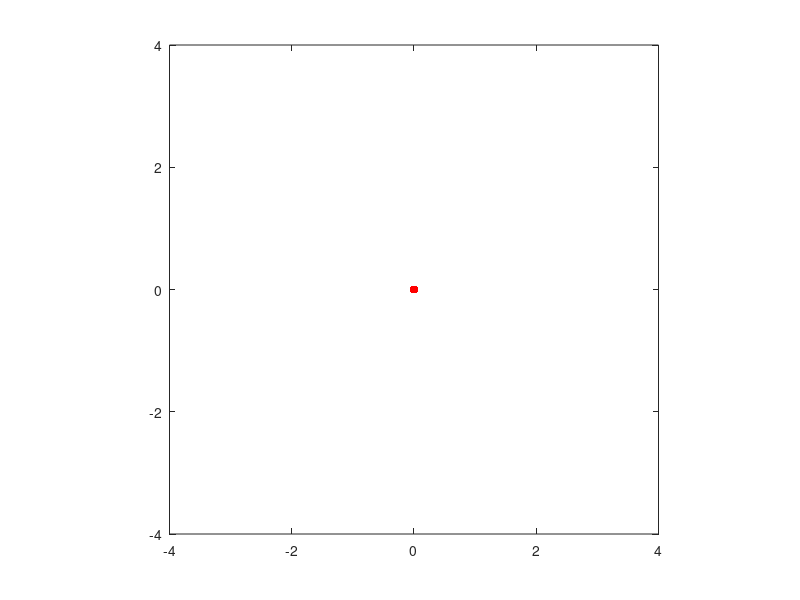

This chart was generated by the following MATLAB code: (Note: this script raises an error after producing the figure.)
% Define your matrix here.
%A = [ -1 1;-2 -1 ];
A = [0 1;0 0];

clf

% This tries to make sensible choices for the initial conditions, based on
% the stability
lam = eig(A);
tmax = 10;
numtheta = 20;
alpha = max(real(lam));
plot(0,0,'r.','markersize',18)

if abs(alpha) < 1e-12
    R = 0.25:.25:3.25;
    theta = 0.123 + zeros(size(R));
elseif alpha > 0
    theta = 0.123 + 2*pi*(0:15-1)/15;
    R = 1.5 + 0.4*sin(theta);
else 
    theta = 0.123 + 2*pi*(0:15-1)/15;
    R = 3.2 + 0.2*sin(theta);
end
    
% Plot the trajectories
hold on
axis([-4 4 -4 4]), axis square

colr = get(gca,'colororder');
t = linspace(-tmax,tmax,501);
x = zeros(2,length(t));
for i = 1:length(theta)
    x0 = R(i)*[ cos(theta(i)); sin(theta(i)) ];
    for k = 1:length(t)
        x(:,k) = expm(A*t(k))*x0;
    end
    arrow3(x(:,250)',x(:,251)','k',.5,1)
    plot(x(1,:),x(2,:),'linew',1,'color',colr(1,:))
end

% Pretty it up
title(['eigenvalues ',num2str(lam(1)),',',num2str(lam(2))])
xlabel('x_1')
ylabel('x_2')


function hn=arrow3(p1,p2,s,w,h,ip,alpha,beta)
% ARROW3 (R13)
%   ARROW3(P1,P2) draws lines from P1 to P2 with directional arrowheads.
%   P1 and P2 are either nx2 or nx3 matrices.  Each row of P1 is an
%   initial point, and each row of P2 is a terminal point.
%
%   ARROW3(P1,P2,S,W,H,IP,ALPHA,BETA) can be used to specify properties
%   of the line, initial point marker, and arrowhead.  S is a character
%   string made with one element from any or all of the following 3
%   columns:
%
%     Color Switches      LineStyle            LineWidth
%     ------------------  -------------------  --------------------
%     k  blacK (default)  -  solid (default)   0.5 points (default)
%     y  Yellow           :  dotted            0   no lines
%     m  Magenta          -. dashdot           /   LineWidthOrder
%     c  Cyan             -- dashed
%     r  Red              *  LineStyleOrder            _______ __  
%     g  Green                                       ^        |    
%     b  Blue                                       / \       |    
%     w  White                        Arrowhead    /   \   Height  
%     a  Asparagus                                /     \     |    
%     d  Dark gray                               /       \    |    
%     e  Evergreen                              /___   ___\ __|__  
%     f  Firebrick                             |    | |    |       
%     h  Hot pink                              |-- Width --|       
%     i  Indigo                                |    | |    |       
%     j  Jade                                       | |            
%     l  Light gray                                 | |            
%     n  Nutbrown                                   | |            
%     p  Pear                                       | |            
%     q  kumQuat                      Line       -->| |<--LineWidth
%     s  Sky blue                                   | |            
%     t  Tawny                                      | |            
%     u  bUrgundy                                   | |            
%     v  Violet                                     | |            
%     z  aZure                                      | |            
%     x  random                       Initial      /   \           
%     o  colorOrder                   Point    -->(     )<--IP     
%     |  magnitude                    Marker       \_ _/           
%
%     -------------------------------------------------------------
%                          Color Equivalencies
%     -------------------------------------------------------------
%     ColorOrder     Arrow3         |     Simulink       Arrow3
%     ----------     ----------     |     ----------     ----------
%     Color1         Blue           |     LightBlue      aZure
%     Color2         Evergreen      |     DarkGreen      Asparagus
%     Color3         Red            |     Orange         kumQuat
%     Color4         Sky blue       |     Gray           Light gray
%     Color5         Violet         |
%     Color6         Pear           |
%     Color7         Dark gray      |
%     -------------------------------------------------------------
%
%   The components of S may be specified in any order.  Invalid
%   characters in S will be ignored and replaced by default settings.
%
%   Prefixing the color code with '_' produces a darker shade, e.g.
%   '_t' is dark tawny; prefixing the color code with '^' produces a
%   lighter shade, e.g. '^q' is light kumquat.  The relative brightness
%   of light and dark color shades is controlled by the scalar parameter
%   BETA.  Color code prefixes do not affect black (k), white (w), or
%   the special color switches (xo|).
%
%   ColorOrder may be achieved in two fashions:  The user may either
%   set the ColorOrder property (using RGB triples) or define the
%   global variable ColorOrder (using a string of valid color codes).
%   If the color switch is specified with 'o', and the global variable
%   ColorOrder is a string of color codes (color switches less 'xo|',
%   optionally prefixed with '_' or '^'), then the ColorOrder property
%   will be set to the sequence of colors indicated by the ColorOrder
%   variable.  The color sequence 'bersvpd' matches the default
%   ColorOrder property.  If the color switch is specified with 'o', and
%   the global variable ColorOrder is empty or invalid, then the current
%   ColorOrder property will be used.  Note that the ColorOrder variable
%   takes precedence over the ColorOrder property.
%
%   The magnitude color switch is used to visualize vector magnitudes
%   in conjunction with a colorbar.  If the color switch is specified
%   with '|', colors are linearly interpolated from the current ColorMap
%   according to the length of the associated line.  This option sets
%   CLim to [MinM,MaxM], where MinM and MaxM are the minimum and maximum
%   magnitudes, respectively.
%
%   The current LineStyleOrder property will be used if LineStyle is
%   specified with '*'.  MATLAB cycles through the line styles defined
%   by the LineStyleOrder property only after using all colors defined
%   by the ColorOrder property.  If however, the global variable
%   LineWidthOrder is defined, and LineWidth is specified with '/',
%   then each line will be drawn with sequential color, linestyle, and
%   linewidth.
%
%   W (default = 1) is a vector of arrowhead widths; use W = 0 for no
%   arrowheads.  H (default = 3W) is a vector of arrowhead heights.  If
%   vector IP is neither empty nor negative, initial point markers will
%   be plotted with diameter IP; for default diameter W, use IP = 0.
%   The units of W, H and IP are 1/72 of the PlotBox diagonal.
%
%   ALPHA (default = 1) is a vector of FaceAlpha values ranging between
%   0 (clear) and 1 (opaque).  FaceAlpha is a surface (arrowhead and
%   initial point marker) property and does not affect lines.  FaceAlpha
%   is not supported for 2D rendering.
%
%   BETA (default = 0.4) is a scalar that controls the relative
%   brightness of light and dark color shades, ranging between 0 (no
%   contrast) and 1 (maximum contrast).
%
%   Plotting lines with a single color, linestyle, and linewidth is
%   faster than plotting lines with multiple colors and/or linestyles.
%   Plotting lines with multiple linewidths is slower still.  ARROW3
%   chooses renderers that produce the best screen images; exported
%   or printed plots may benefit from different choices.
%
%   ARROW3(P1,P2,S,W,H,'cone',...) will plot cones with bases centered
%   on P1 in the direction given by P2.  In this instance, P2 is
%   interpreted as a direction vector instead of a terminal point.
%   Neither initial point markers nor lines are plotted with the 'cone'
%   option.
%
%   HN = ARROW3(P1,P2,...) returns a vector of handles to line and
%   surface objects created by ARROW3.
%
%   ARROW3 COLORS will plot a table of named colors with default
%   brightness.  ARROW3('colors',BETA) will plot a table of named
%   colors with brightness BETA.
%
%   ARROW3 attempts to preserve the appearance of existing axes.  In
%   particular, ARROW3 will not change XYZLim, View, or CameraViewAngle.
%   ARROW3 does not, however, support stretch-to-fill scaling.  AXIS
%   NORMAL will restore the current axis box to full size and remove any
%   restrictions on the scaling of units, but will likely result in
%   distorted arrowheads and initial point markers.  See
%   (arrow3_messes_up_my_plots.html).
%
%   If a particular aspect ratio or variable limit is required, use
%   DASPECT, PBASPECT, AXIS, or XYZLIM commands before calling ARROW3.
%   Changing limits or aspect ratios after calling ARROW3 may alter the
%   appearance of arrowheads and initial point markers.  ARROW3 sets
%   XYZCLimMode to manual for all plots, sets DataAspectRatioMode to
%   manual for linear plots, and sets PlotBoxAspectRatioMode to manual
%   for log plots and 3D plots.  CameraViewAngleMode is also set to
%   manual for 3D plots.
%
%   ARROW3 UPDATE will restore the appearance of arrowheads and
%   initial point markers that have become corrupted by changes to
%   limits or aspect ratios.  ARROW3('update',SF) will redraw initial
%   point markers and arrowheads with scale factor SF.  If SF has one
%   element, SF scales W, H and IP.  If SF has two elements, SF(1)
%   scales W and IP, and SF(2) scales H.  If SF has three elements,
%   SF(1) scales W, SF(2) scales H, and SF(3) scales IP.  All sizes are
%   relative to the current PlotBox diagonal.
%
%   ARROW3 UPDATE COLORS will update the magnitude coloring of
%   arrowheads, initial point markers, and lines to conform to the
%   current ColorMap.
%
%   HN = ARROW3('update',...) returns a vector of handles to updated
%   objects.
%
%   EXAMPLES:
%
%     % 2D vectors
%     arrow3([0 0],[1 3])
%     arrow3([0 0],[1 2],'-.e')
%     arrow3([0 0],[10 10],'--x2',1)
%     arrow3(zeros(10,2),50*rand(10,2),'x',1,3)
%     arrow3(zeros(10,2),[10*rand(10,1),500*rand(10,1)],'u')
%     arrow3(10*rand(10,2),50*rand(10,2),'x',1,[],1)
%
%     % 3D vectors
%     arrow3([0 0 0],[1 1 1])
%     arrow3(zeros(20,3),50*rand(20,3),'--x1.5',2)
%     arrow3(zeros(100,3),50*rand(100,3),'x',1,3)
%     arrow3(zeros(10,3),[10*rand(10,1),500*rand(10,1),50*rand(10,1)],'a')
%     arrow3(10*rand(10,3),50*rand(10,3),'x',[],[],0)
%
%     % 3D animation
%     t=(0:pi/40:8*pi)'; u=cos(t); v=sin(t);
%     plot3(20*t,u,v)
%     axis([0,600,-1.5,1.5,-1.5,1.5])
%     grid on, view(35,25)
%     hold on
%     pbaspect([1.8,1.4,1])
%     arrow3(zeros(3),diag([500,1.5,1.5]),'l',0.7,[],0)
%     p=[20*t,u,v]; inc=4:1:length(t);
%     p2=p(inc,:); p1=p(inc-1,:);
%     hn=arrow3(p1(1,:),p2(1,:),'0_b',0.7);
%     for i=2:1:length(p1)
%       delete(hn)
%       hn=arrow3(p1(i,:),p2(i,:),'0_b',0.7);
%       pause(0.01)
%     end
%     hold off
%
%     % Cone plot
%     t=(pi/8:pi/8:2*pi)'; p1=[cos(t) sin(t) t]; p2=repmat([0 0 1],16,1);
%     arrow3(p1,p2,'x',2,4,'cone'), hold on
%     plot3(p1(:,1),p1(:,2),p1(:,3)), hold off
%     pause % change cone size
%     arrow3('update',[1,2])
%
%     % Just for fun
%     arrow3(zeros(100,3),50*rand(100,3),'x',8,4,[],0.95)
%     light('position',[-10 -10 -10],'style','local')
%     light('position',[60,60,60]), lighting gouraud
%
%     % ColorOrder variable, color code prefixes, and Beta
%     global ColorOrder, ColorOrder='^ui^e_hq^v';
%     theta=[0:pi/22:pi/2]';
%     arrow3(zeros(12,2),[cos(theta),sin(theta)],'1.5o',1.5,[],[],[],0.5)
%
%     % ColorOrder property, LineStyleOrder, and LineWidthOrder
%     global ColorOrder, ColorOrder=[];
%     set(gca,'ColorOrder',[1,0,0;0,0,1;0.25,0.75,0.25;0,0,0])
%     set(gca,'LineStyleOrder',{'-','--','-.',':'})
%     global LineWidthOrder, LineWidthOrder=[1,2,4,8];
%     w=[1,2,3,4]; h=[4,6,4,2];
%     arrow3(zeros(4,2),[10*rand(4,1),500*rand(4,1)],'o*/',w,h,0)
%
%     % Magnitude coloring
%     colormap spring
%     arrow3(20*randn(20,3),50*randn(20,3),'|',[],[],0)
%     set(gca,'color',0.7*[1,1,1])
%     set(gcf,'color',0.5*[1,1,1]), grid on, colorbar
%     pause % change the ColorMap and update colors
%     colormap hot
%     arrow3('update','colors')
%
%     % LogLog plot
%     set(gca,'xscale','log','yscale','log');
%     axis([1e2,1e8,1e-2,1e-1]); hold on
%     p1=repmat([1e3,2e-2],15,1);
%     q1=[1e7,1e6,1e5,1e4,1e3,1e7,1e7,1e7,1e7,1e7,1e7,1e6,1e5,1e4,1e3];
%     q2=1e-2*[9,9,9,9,9,7,5,4,3,2,1,1,1,1,1]; p2=[q1',q2'];
%     global ColorOrder, ColorOrder=[];
%     set(gca,'ColorOrder',rand(15,3))
%     arrow3(p1,p2,'o'), grid on, hold off
%
%     % SemiLogX plot
%     set(gca,'xscale','log','yscale','linear');
%     axis([1e2,1e8,1e-2,1e-1]); hold on
%     p1=repmat([1e3,0.05],15,1);
%     q1=[1e7,1e6,1e5,1e4,1e3,1e7,1e7,1e7,1e7,1e7,1e7,1e6,1e5,1e4,1e3];
%     q2=1e-2*[9,9,9,9,9,7,5,4,3,2,1,1,1,1,1]; p2=[q1',q2'];
%     arrow3(p1,p2,'x'), grid on, hold off
%
%     % SemiLogY plot
%     set(gca,'xscale','linear','yscale','log');
%     axis([2,8,1e-2,1e-1]); hold on
%     p1=repmat([3,2e-2],17,1);
%     q1=[7,6,5,4,3,7,7,7,7,7,7,7,7,6,5,4,3];
%     q2=1e-2*[9,9,9,9,9,8,7,6,5,4,3,2,1,1,1,1,1]; p2=[q1',q2'];
%     set(gca,'LineStyleOrder',{'-','--','-.',':'})
%     arrow3(p1,p2,'*',1,[],0), grid on, hold off
%
%     % Color tables
%     arrow3('colors')           % default color table
%     arrow3('colors',0.3)       % low contrast color table
%     arrow3('colors',0.5)       % high contrast color table
%
%     % Update initial point markers and arrowheads
%     % relative to the current PlotBox diagonal
%     arrow3('update')           % redraw same size
%     arrow3('update',2)         % redraw double size
%     arrow3('update',0.5)       % redraw half size
%     arrow3('update',[0.5,2,1]) % redraw W half size,
%                                %        H double size, and
%                                %        IP same size
%
%     See also (arrow3_examples.html), (arrow3_messes_up_my_plots.html).

%   Copyright(c)2002-2018 Version 5.16
%     Tom Davis ([email])
%     Jeff Chang

%   Revision History:
%
%     08/28/18 - Use explicit EdgeColor. (TD)
%     01/15/13 - Use AppData instead of UserData. (TD)
%     07/27/11 - Added animation example. (TD)
%     05/13/09 - Corrected spelling errors (TD)
%     03/16/08 - Updated contact information (TD)
%     10/23/07 - Corrected zero magnitude exclusion (TD)
%     09/08/07 - Added cone plot option; removed adaptive grid
%                spacing; corrected scale factor; removed "nearly"
%                tight limits (TD)
%     07/24/07 - Ignore zero-magnitude input (TD)
%     07/08/07 - Modified named colors to match named Simulink
%                colors; added light and dark shades for basic
%                colors (ymcrgb) (TD)
%     07/01/07 - Modified named colors to match default ColorOrder
%                colors (TD)
%     06/24/07 - Error checking for empty P1, P2 (TD)
%     06/17/07 - Trim colors,W,H,IP,ALPHA to LENGTH(P1) (TD)
%     05/27/07 - Magnitude coloring and documentation revision (TD)
%     03/10/07 - Improved code metrics (TD)
%     02/21/07 - Preserve existing axis appearance;
%                use relative sizes for W, H, and IP;
%                removed version checking; minor bug fixes (TD) 
%     01/09/04 - Replaced calls to LINSPACE, INTERP1, and
%                COLORMAP (TD)
%     12/17/03 - Semilog examples, CAXIS support, magnitude
%                coloring, and color updating; use CData instead
%                of FaceColor; minor bug fixes (TD)
%     07/17/03 - Changed 2D rendering from OpenGL to ZBuffer;
%                defined HN for COLORS and UPDATE options (TD)
%     02/27/03 - Replaced calls to RANDPERM, VIEW, REPMAT, SPHERE,
%                and CYLINDER; added ZBuffer for log plots, RESET
%                for CLA and CLF, and ABS for W and H (TD)
%     02/01/03 - Added UPDATE scale factor and MATLAB version
%                checking, replaced call to CROSS (TD)
%     12/26/02 - Added UserData and UPDATE option (TD)
%     11/16/02 - Added more named colors, color code prefix,
%                global ColorOrder, ALPHA , and BETA (TD)
%     10/12/02 - Added global LineWidthOrder,
%                vectorized W, H and IP (TD)
%     10/05/02 - Changed CLF to CLA for subplot support,
%                added ColorOrder and LineStyleOrder support (TD)
%     04/27/02 - Minor log plot revisions (TD)
%     03/26/02 - Added log plot support (TD)
%     03/24/02 - Adaptive grid spacing control to trade off
%                appearance vs. speed based on size of matrix (JC)
%     03/16/02 - Added "axis tight" for improved appearance (JC)
%     03/12/02 - Added initial point marker (TD)
%     03/03/02 - Added aspect ratio support (TD)
%     03/02/02 - Enhanced program's user friendliness (JC)
%                (lump Color, LineStyle, and LineWidth together)
%     03/01/02 - Replaced call to ROTATE (TD)
%     02/28/02 - Modified line plotting,
%                added linewidth and linestyle (TD)
%     02/27/02 - Minor enhancements on 3D appearance (JC)
%     02/26/02 - Minor enhancements for speed (TD&JC)
%     02/26/02 - Optimize PLOT3 and SURF for speed (TD)
%     02/25/02 - Return handler, error handling, color effect,
%                generalize for 2D/3D vectors (JC)
%     02/24/02 - Optimize PLOT3 and SURF for speed (TD)
%     02/23/02 - First release (JC&TD)

%-------------------------------------------------------------------------
% Error Checking
global LineWidthOrder ColorOrder
if nargin<8 || isempty(beta), beta=0.4; end
beta=abs(beta(1)); if nargout, hn=[]; end
if strcmpi(p1,'colors')                            % plot color table
  if nargin>1, beta=abs(p2(1)); end
  LocalColorTable(1,beta); return
end
fig=gcf; ax=gca;
if strcmpi(p1,'update'), ad=getappdata(ax,'Arrow3');    % update
  LocalLogCheck(ax);
  if size(ad,2)<13, error('Invalid AppData'), end
  setappdata(ax,'Arrow3',[]); sf=[1,1,1]; flag=0;
  if nargin>1
    if strcmpi(p2,'colors'), flag=1;               % update colors
    elseif ~isempty(p2)                            % update surfaces
      sf=p2(1)*sf; n=length(p2(:));
      if n>1, sf(2)=p2(2); if n>2, sf(3)=p2(3); end, end
    end
  end
  H=LocalUpdate(fig,ax,ad,sf,flag); if nargout, hn=H; end, return
end
InputError=['Invalid input, type HELP ',upper(mfilename),...
  ' for usage examples'];
if nargin<2, error(InputError), end
[r1,c1]=size(p1); [r2,c2]=size(p2);
if c1<2 || c1>3 || r1*r2==0, error(InputError), end
if r1~=r2, error('P1 and P2 must have same number of rows'), end
if c1~=c2, error('P1 and P2 must have same number of columns'), end
p=sum(abs(p2-p1),2)~=0; cone=0;
if nargin>5 && ~isempty(ip) && strcmpi(ip,'cone')  % cone plot
  cone=1; p=sum(p2,2)~=0;
  if ~any(p), error('P2 cannot equal 0'), end
  set(ax,'tag','Arrow3ConePlot');
elseif ~any(p), error('P1 cannot equal P2')
end
if ~all(p)
  warning('Arrow3:ZeroMagnitude','Zero magnitude ignored')
  p1=p1(p,:); p2=p2(p,:); [r1,c1]=size(p1);
end
n=r1; Zeros=zeros(n,1);
if c1==2, p1=[p1,Zeros]; p2=[p2,Zeros];
elseif ~any([p1(:,3);p2(:,3)]), c1=2; end
L=get(ax,'LineStyleOrder'); C=get(ax,'ColorOrder');
ST=get(ax,'DefaultSurfaceTag'); LT=get(ax,'DefaultLineTag');
EC=get(ax,'DefaultSurfaceEdgeColor');
if strcmp(get(ax,'nextplot'),'add') && strcmp(get(fig,'nextplot'),'add')
  Xr=get(ax,'xlim'); Yr=get(ax,'ylim'); Zr=get(ax,'zlim');
  [xs,ys,xys]=LocalLogCheck(ax); restore=1;
  if xys, mode='auto';
    if any([p1(:,3);p2(:,3)]), error('3D log plot not supported'), end
    if (xs && ~all([p1(:,1);p2(:,1)]>0)) || ...
       (ys && ~all([p1(:,2);p2(:,2)]>0))
       error('Nonpositive log data not supported')
    end
  else mode='manual';
    if strcmp(get(ax,'WarpToFill'),'on')
      warning('Arrow3:WarpToFill',['Stretch-to-fill scaling not ',...
        'supported;\nuse DASPECT or PBASPECT before calling ARROW3.']);
    end
  end
  set(ax,'XLimMode',mode,'YLimMode',mode,'ZLimMode',mode,...
    'CLimMode','manual');
else restore=0; cla reset; xys=0; set(fig,'nextplot','add');
  if c1==2, azel=[0,90]; else azel=[-37.5,30]; end
  setappdata(ax,'Arrow3',[]);
  set(ax,'nextplot','add','View',azel);
end

%-------------------------------------------------------------------------
% Style Control
[vc,cn]=LocalColorTable(0); prefix=''; OneColor=0;
if nargin<3, [c,ls,lw]=LocalValidateCLSW;% default color, linestyle/width
else 
  [c,ls,lw]=LocalValidateCLSW(s);
  if length(c)>1, if sum('_^'==c(1)), prefix=c(1); end, c=c(2); end
  if c=='x'                              % random named color (less white)
    [ignore,i]=sort(rand(1,23)); c=cn(i,:);        %#ok
  elseif c=='o'                                    % ColorOrder
    if length(ColorOrder)
      [c,failed]=LocalColorMap(lower(ColorOrder),vc,cn,beta);
      if failed, ColorOrderWarning=['Invalid ColorOrder ',...
        'variable, current ColorOrder property will be used'];
        warning('Arrow3:ColorOrder',ColorOrderWarning)
      else C=c;
      end
    end, c=C;
  elseif c=='|', map=get(fig,'colormap');          % magnitude coloring
    M=(p1-p2); M=sqrt(sum(M.*M,2)); minM=min(M); maxM=max(M);
    if maxM-minM<1, minM=0; end
    set(ax,'clim',[minM,maxM]); c=LocalInterp(minM,maxM,map,M);
  elseif ~sum(vc==c), c='k'; ColorWarning=['Invalid color switch, ',...
    'default color (black) will be used'];
    warning('Arrow3:Color',ColorWarning)
  end
end
if length(c)==1                                    % single color
  c=LocalColorMap([prefix,c],vc,cn,beta); OneColor=1;
end
set(ax,'ColorOrder',c); c=LocalRepmat(c,[ceil(n/size(c,1)),1]);
if ls~='*', set(ax,'LineStyleOrder',ls); end       % LineStyleOrder
if lw=='/'                                         % LineWidthOrder
  if length(LineWidthOrder)
    lw=LocalRepmat(LineWidthOrder(:),[ceil(n/length(LineWidthOrder)),1]);
  else lw=0.5; LineWidthOrderWarning=['Undefined LineWidthOrder, ',...
    'default width (0.5) will be used'];
    warning('Arrow3:LineWidthOrder',LineWidthOrderWarning)
  end
end
if nargin<4 || isempty(w), w=1; end                % width
w=LocalRepmat(abs(w(:)),[ceil(n/length(w)),1]);
if nargin<5 || isempty(h), h=3*w; end              % height
h=LocalRepmat(abs(h(:)),[ceil(n/length(h)),1]);
if nargin>5 && ~isempty(ip) && ~cone               % ip
  ip=LocalRepmat(ip(:),[ceil(n/length(ip)),1]);
  i=find(ip==0); ip(i)=w(i);
else ip=-ones(n,1);
end
if nargin<7 || isempty(alpha), alpha=1; end
a=LocalRepmat(alpha(:),[ceil(n/length(alpha)),1]); % FaceAlpha

%-------------------------------------------------------------------------
% Log Plot
if xys
  units=get(ax,'units'); set(ax,'units','points');
  pos=get(ax,'position'); set(ax,'units',units);
  if strcmp(get(ax,'PlotBoxAspectRatioMode'),'auto')
    set(ax,'PlotBoxAspectRatio',[pos(3),pos(4),1]);
  end
  par=get(ax,'PlotBoxAspectRatio');
  set(ax,'DataAspectRatio',[par(2),par(1),par(3)]);
  % map coordinates onto unit square
  q=[p1;p2]; xr=Xr; yr=Yr;
  if xs, xr=log10(xr); q(:,1)=log10(q(:,1)); end
  if ys, yr=log10(yr); q(:,2)=log10(q(:,2)); end
  q=q-LocalRepmat([xr(1),yr(1),0],[2*n,1]);
  dx=xr(2)-xr(1); dy=yr(2)-yr(1);
  q=q*diag([1/dx,1/dy,1]);
  q1=q(1:n,:); q2=q(n+1:end,:);
else xs=0; ys=0; dx=0; dy=0; xr=0; yr=0;
end

%-------------------------------------------------------------------------
% Line
if ~cone
  set(ax,'DefaultLineTag','arrow3');
  if length(lw)==1
    if lw>0
      if OneColor && ls(end)~='*' && n>1 % single color, linestyle/width
        P=zeros(3*n,3); i=1:n;
        P(3*i-2,:)=p1(i,:); P(3*i-1,:)=p2(i,:); P(3*i,1)=NaN;
        H1=plot3(P(:,1),P(:,2),P(:,3),'LineWidth',lw);
      else                               % single linewidth
        H1=plot3([p1(:,1),p2(:,1)]',[p1(:,2),p2(:,2)]',...
          [p1(:,3),p2(:,3)]','LineWidth',lw);
      end
    else H1=[];
    end
  else                                   % use LineWidthOrder
    ls=LocalRepmat(cellstr(L),[ceil(n/size(L,1)),1]);
    H1=Zeros;
    for i=1:n
      H1(i)=plot3([p1(i,1),p2(i,1)],[p1(i,2),p2(i,2)],...
        [p1(i,3),p2(i,3)],ls{i},'Color',c(i,:),'LineWidth',lw(i));
    end
  end
else                                     % cone plot
  P=zeros(3*n,3); i=1:n;
  P(3*i-2,:)=p1(i,:); P(3*i-1,:)=p1(i,:); P(3*i,1)=NaN;
  H1=plot3(P(:,1),P(:,2),P(:,3));
end

%-------------------------------------------------------------------------
% Scale
if ~restore, axis tight, end
ar=get(ax,'DataAspectRatio'); ar=sqrt(3)*ar/norm(ar);
set(ax,'DataAspectRatioMode','manual');
if xys, sf=1;
else xr=get(ax,'xlim'); yr=get(ax,'ylim'); zr=get(ax,'zlim');
  sf=norm(diff([xr;yr;zr],1,2)./ar')/72;
end

%-------------------------------------------------------------------------
% AppData
c=c(1:n,:); w=w(1:n); h=h(1:n); ip=ip(1:n); a=a(1:n);
setappdata(ax,'Arrow3',[getappdata(ax,'Arrow3');p1,p2,c,w,h,ip,a]);

%-------------------------------------------------------------------------
% Arrowhead
whip=sf*[w,h,ip];
if xys, whip=whip*sqrt(2)/72; p1=q1; p2=q2; end
w=whip(:,1); h=whip(:,2); ip=whip(:,3);
if cone                                            % cone plot
  delete(H1), H1=[];
  p2=p2./LocalRepmat(sqrt(sum(p2.*p2,2)),[1,3]);
  p2=p1+p2.*LocalRepmat(ar,[n,1]).*LocalRepmat(h,[1,3]);
end
W=(p1-p2)./LocalRepmat(ar,[n,1]);
W=W./LocalRepmat(sqrt(sum(W.*W,2)),[1,3]);         % new z direction
U=[-W(:,2),W(:,1),Zeros];
N=sqrt(sum(U.*U,2)); i=find(N<eps); j=length(i);
U(i,:)=LocalRepmat([1,0,0],[j,1]); N(i)=ones(j,1);
U=U./LocalRepmat(N,[1,3]);                         % new x direction
V=[W(:,2).*U(:,3)-W(:,3).*U(:,2),...               % new y direction
  W(:,3).*U(:,1)-W(:,1).*U(:,3),...
  W(:,1).*U(:,2)-W(:,2).*U(:,1)];

m=20;                               % surface grid spacing
set(ax,'DefaultSurfaceTag','arrow3','DefaultSurfaceEdgeColor','none');
r=[0;1]; theta=(0:m)/m*2*pi; Ones=ones(1,m+1);
x=r*cos(theta); y=r*sin(theta); z=r*Ones;
G=surface(x/2,y/2,z); dar=diag(ar);
set(G,'EdgeColor','none');
X=get(G,'XData'); Y=get(G,'YData'); Z=get(G,'ZData');
H2=Zeros; [j,k]=size(X);
for i=1:n                           % translate, rotate, and scale
  H2(i)=copyobj(G,ax);
  xyz=[w(i)*X(:),w(i)*Y(:),h(i)*Z(:)]*[U(i,:);V(i,:);W(i,:)]*dar;
  x=reshape(xyz(:,1),j,k)+p2(i,1);
  y=reshape(xyz(:,2),j,k)+p2(i,2);
  z=reshape(xyz(:,3),j,k)+p2(i,3);
  LocalSetSurface(xys,xs,ys,dx,dy,xr,yr,...
    x,y,z,a(i),c(i,:),H2(i),2,m+1);
end
delete(G);

%-------------------------------------------------------------------------
% Initial Point Marker
if any(ip>0)
  theta=(-m:2:m)/m*pi; phi=(-m:2:m)'/m*pi/2; cosphi=cos(phi);
  x=cosphi*cos(theta); y=cosphi*sin(theta); z=sin(phi)*Ones;
  G=surface(x*ar(1)/2,y*ar(2)/2,z*ar(3)/2);
  set(G,'EdgeColor','none');
  X=get(G,'XData'); Y=get(G,'YData'); Z=get(G,'ZData');
  H3=zeros(n,1);
  for i=1:n                                        % translate
    if ip(i)>0
      H3(i)=copyobj(G,ax);
      x=p1(i,1)+X*ip(i); y=p1(i,2)+Y*ip(i); z=p1(i,3)+Z*ip(i);
      LocalSetSurface(xys,xs,ys,dx,dy,xr,yr,...
        x,y,z,a(i),c(i,:),H3(i),m+1,m+1);
    end
  end, delete(G);
else H3=[];
end

%-------------------------------------------------------------------------
% Finish
if restore, xr=Xr; yr=Yr; zr=Zr;
  if xys, set(ax,'DataAspectRatioMode','auto'); end
else
  axis tight
  xr=get(ax,'xlim'); yr=get(ax,'ylim'); zr=get(ax,'zlim');
  set(ax,'nextplot','replace');
end
azel=get(ax,'view');
if abs(azel(2))==90, renderer='ZBuffer'; else renderer='OpenGL'; c1=3; end
set(fig,'Renderer',renderer);
set(ax,'LineStyleOrder',L,'ColorOrder',C,'DefaultLineTag',LT,...
  'DefaultSurfaceTag',ST,'DefaultSurfaceEdgeColor',EC,...
  'xlim',xr,'ylim',yr,'zlim',zr,'clim',get(ax,'CLim'));
if c1==3, set(ax,'CameraViewAngle',get(ax,'CameraViewAngle'),...
   'PlotBoxAspectRatio',get(ax,'PlotBoxAspectRatio'));
end
if nargout, hn=[H1(:);H2(:);H3(:)]; end
end

%-------------------------------------------------------------------------
% Local Functions
%-------------------------------------------------------------------------
% Update
function H=LocalUpdate(fig,ax,ad,sf,flag)
global ColorOrder
p1=ad(:,1:3); p2=ad(:,4:6); c=ad(:,7:9); a=ad(:,13);
w=sf(1)*ad(:,10); h=sf(2)*ad(:,11); ip=sf(3)*ad(:,12);
H=get(ax,'children'); tag=get(H,'tag'); type=get(H,'type');
delete(H(strcmp(tag,'arrow3') & strcmp(type,'surface')));
set(fig,'nextplot','add'); set(ax,'nextplot','add'); H1=[];
if flag, map=get(fig,'colormap');                  % update colors
  M=(p1-p2); M=sqrt(sum(M.*M,2)); minM=min(M); maxM=max(M);
  H1=H(strcmp(tag,'arrow3') & strcmp(type,'line'));
  MagnitudeWarning=['Cannot perform magnitude coloring on lines ',...
    'that\nwere drawn with a single color, linestyle, and linewidth'];
  if length(H1)>1
    for i=1:length(H1)                             % update line colors
      x=get(H1(i),'xdata'); y=get(H1(i),'ydata'); z=get(H1(i),'zdata');
      if length(x)>2                               % multiple lines
        warning('Arrow3:Magnitude',MagnitudeWarning), continue
      end
      m=sqrt((x(1)-x(2))^2+(y(1)-y(2))^2+(z(1)-z(2))^2);
      c=LocalInterp(minM,maxM,map,m); set(H1(i),'color',c);
    end
  elseif length(H1)==1
    warning('Arrow3:Magnitude',MagnitudeWarning)
  end
  c=LocalInterp(minM,maxM,map,M);
end
set(ax,'ColorOrder',c);                            % update surfaces
ColorOrder=[];
if strcmp(get(ax,'tag'),'Arrow3ConePlot')
     H=arrow3(p1,p2,'o' ,w,h,'cone',a);            % update cones
else H=arrow3(p1,p2,'o0',w,h,    ip,a);
end, H=[H1(:);H(:)];
set(ax,'nextplot','replace');
end

%-------------------------------------------------------------------------
% SetSurface
function LocalSetSurface(xys,xs,ys,dx,dy,xr,yr,x,y,z,a,c,H,n,m)
if xys
  x=x*dx+xr(1); y=y*dy+yr(1);
  if xs, x=10.^x; end
  if ys, y=10.^y; end
end
cd=zeros(n,m,3); cd(:,:,1)=c(1); cd(:,:,2)=c(2); cd(:,:,3)=c(3);
set(H,'XData',x,'YData',y,'ZData',z,'CData',cd,'FaceAlpha',a);
end

%-------------------------------------------------------------------------
% ColorTable
function [vc,cn]=LocalColorTable(n,beta)
vc='kymcrgbadefhijlnpqstuvzw';                     % valid color codes
%                k               y               m               c
cn=[0.00,0.00,0.00; 1.00,1.00,0.00; 1.00,0.00,1.00; 0.00,1.00,1.00;
%                r               g               b               a
    1.00,0.00,0.00; 0.00,1.00,0.00; 0.00,0.00,1.00; 0.42,0.59,0.24;
%                d               e               f               h
    0.25,0.25,0.25; 0.00,0.50,0.00; 0.70,0.13,0.13; 1.00,0.41,0.71;
%                i               j               l               n
    0.29,0.00,0.51; 0.00,0.66,0.42; 0.50,0.50,0.50; 0.50,0.20,0.00;
%                p               q               s               t
    0.75,0.75,0.00; 1.00,0.50,0.00; 0.00,0.75,0.75; 0.80,0.34,0.00;
%                u               v               z               w
    0.50,0.00,0.13; 0.75,0.00,0.75; 0.38,0.74,0.99; 1.00,1.00,1.00];

% Named Simulink Colors (zaql)
% LightBlue = 0.38  0.74  0.99 = aZure
% DarkGreen = 0.42  0.59  0.24 = Asparagus
% Orange    = 1.00  0.50  0.00 = kumQuat
% Gray      = 0.50  0.50  0.50 = Light gray
%
% Default ColorOrder Property Colors (bersvpd)
% Color1    = 0.00  0.00  1.00 = Blue
% Color2    = 0.00  0.50  0.00 = Evergreen
% Color3    = 1.00  0.00  0.00 = Red
% Color4    = 0.00  0.75  0.75 = Sky blue
% Color5    = 0.75  0.00  0.75 = Violet
% Color6    = 0.75  0.75  0.00 = Pear
% Color7    = 0.25  0.25  0.25 = Dark gray

if n, clf reset                                    % plot color table
  name={'blacK','Yellow','Magenta','Cyan',...
    'Red','Green','Blue','Asparagus',...
    'Dark gray','Evergreen','Firebrick','Hot pink',...
    'Indigo','Jade','Light gray','Nutbrown',...
    'Pear','kumQuat','Sky blue','Tawny',...
    'bUrgundy','Violet','aZure','White'};
  c=['yptn';'gjae';'czsb';'hmvi';'qrfu';'wldk'];
  set(gcf,'DefaultAxesXTick',[],'DefaultAxesYTick',[],...
    'DefaultAxesXTickLabel',[],'DefaultAxesYTickLabel',[],...
    'DefaultAxesXLim',[0,0.75],'DefaultAxesYLim',[0,0.75],...
    'DefaultRectangleEdgeColor','none');
  for i=1:24, subplot(4,6,i); box on
    j=find(vc==c(i)); title(name{j});
    dark=LocalBrighten(cn(j,:),-beta);
    light=LocalBrighten(cn(j,:),beta);
    rectangle('Position',[0,0.00,0.75,0.25],'FaceColor',dark);
    rectangle('Position',[0,0.25,0.75,0.25],'FaceColor',cn(j,:));
    rectangle('Position',[0,0.50,0.75,0.25],'FaceColor',light);
    rectangle('Position',[0,0.00,0.75,0.75],'EdgeColor','k');
    if rem(i,6)==1
      set(gca,'YTickLabel',{'dark','normal','light'},...
        'YTick',[0.125,0.375,0.625]);
      if i==19
        text(0,-0.25,['{\bf\itARROW3}  Named Color Table  ',...
            '( \beta = ',num2str(beta),' )']);
      end
    end
  end
end
end

%-------------------------------------------------------------------------
% ColorMap
function [C,failed]=LocalColorMap(c,vc,cn,beta)
n=length(c); failed=0; C=zeros(n,3); i=1; j=1;
while 1
  if ~sum([vc,'_^']==c(i)), failed=1; break, end
  if sum('_^'==c(i))
    if i+1>n, failed=1; break, end
    if ~sum(vc==c(i+1)), failed=1; break, end
    cc=cn(vc==c(i+1),:); gamma=beta;
    if c(i)=='_', gamma=-beta; end
    C(j,:)=LocalBrighten(cc,gamma); i=i+2;
  else C(j,:)=cn(vc==c(i),:); i=i+1;
  end
  if i>n, break, end, j=j+1;
end
if n>j, C(j+1:n,:)=[]; end
end

%-------------------------------------------------------------------------
% Brighten
function C=LocalBrighten(c,beta)
if sum([c==0,c==1])==3 && sum(c==0)<3 && sum(c==1)<3
  if beta<0
    C=(1+beta)*c;
  else
    C=c;  C(C==0)=beta;
  end
else
  C=c.^((1-min(1-sqrt(eps),abs(beta)))^sign(beta));
end
end
%-------------------------------------------------------------------------
% Repmat
function B=LocalRepmat(A,siz)
if length(A)==1, B(prod(siz))=A; B(:)=A; B=reshape(B,siz);
else [m,n]=size(A); mind=(1:m)'; nind=(1:n)';
  mind=mind(:,ones(1,siz(1))); nind=nind(:,ones(1,siz(2)));
  B=A(mind,nind);
end
end

%-------------------------------------------------------------------------
% Interp
function v=LocalInterp(xmin,xmax,y,u)
[m,n]=size(y); h=(xmax-xmin)/(m-1); p=length(u); v=zeros(p,n);
k=min(max(1+floor((u-xmin)/h),1),m-1); s=(u-xmin)/h-k+1;
for j=1:n, v(:,j)=y(k,j)+s.*(y(k+1,j)-y(k,j)); end
v(v<0)=0; v(v>1)=1;
end
%-------------------------------------------------------------------------
% Check for supported log scales
function [xs,ys,xys]=LocalLogCheck(ax)
xs=strcmp(get(ax,'xscale'),'log');
ys=strcmp(get(ax,'yscale'),'log');
zs=strcmp(get(ax,'zscale'),'log');
if zs, error('Z log scale not supported'), end
xys=xs+ys;
if xys, azel=get(ax,'view');
  if abs(azel(2))~=90, error('3D log plot not supported'), end
end
end

%-------------------------------------------------------------------------
% Generate valid value for color, linestyle and linewidth
function [c,ls,lw]=LocalValidateCLSW(s)
if nargin<1, c='k'; ls='-'; lw=0.5;
else
  % identify linestyle
  if findstr(s,'--'), ls='--'; s=strrep(s,'--','');
  elseif findstr(s,'-.'), ls='-.'; s=strrep(s,'-.','');
  elseif findstr(s,'-'), ls='-'; s=strrep(s,'-','');
  elseif findstr(s,':'), ls=':'; s=strrep(s,':','');
  elseif findstr(s,'*'), ls='*'; s=strrep(s,'*','');
  else ls='-';
  end

  % identify linewidth
  tmp=double(s);
  tmp=find(tmp>45 & tmp<58);
  if length(tmp)
    if any(s(tmp)=='/'), lw='/'; else lw=str2double(s(tmp)); end
    s(tmp)='';
  else lw=0.5;
  end

  % identify color
  if length(s), s=lower(s);
    if length(s)>1, c=s(1:2);
    else c=s(1); end
  else c='k';
  end
end

end
